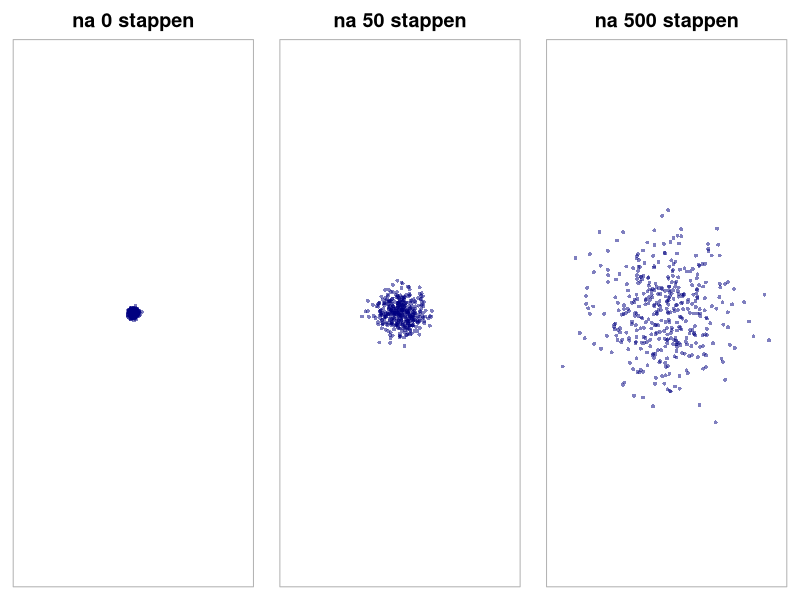
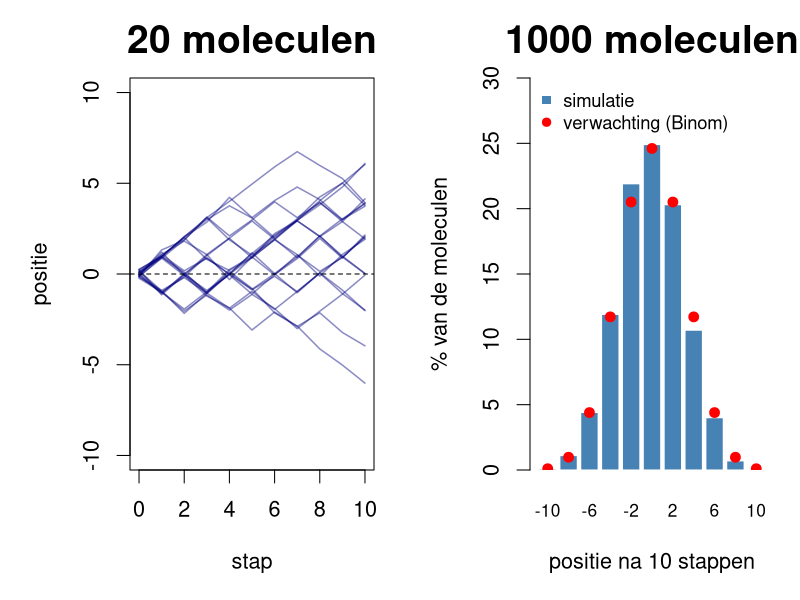
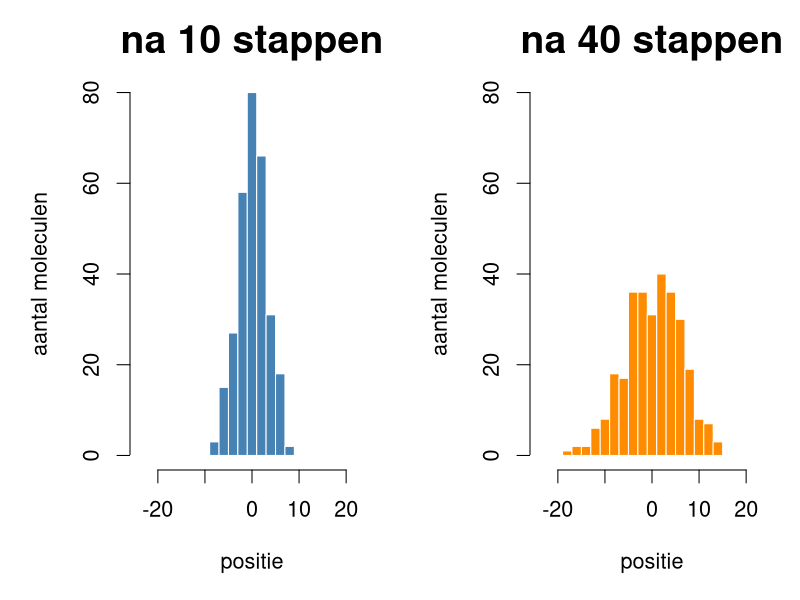
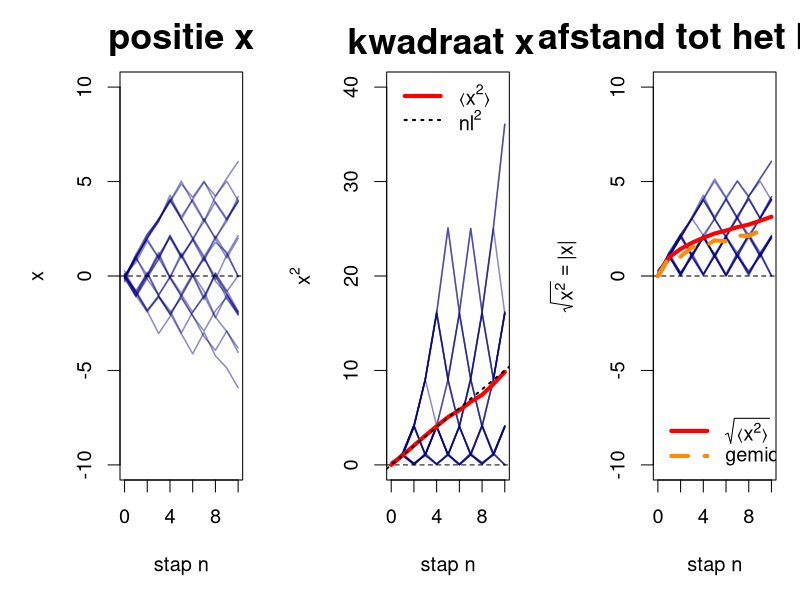
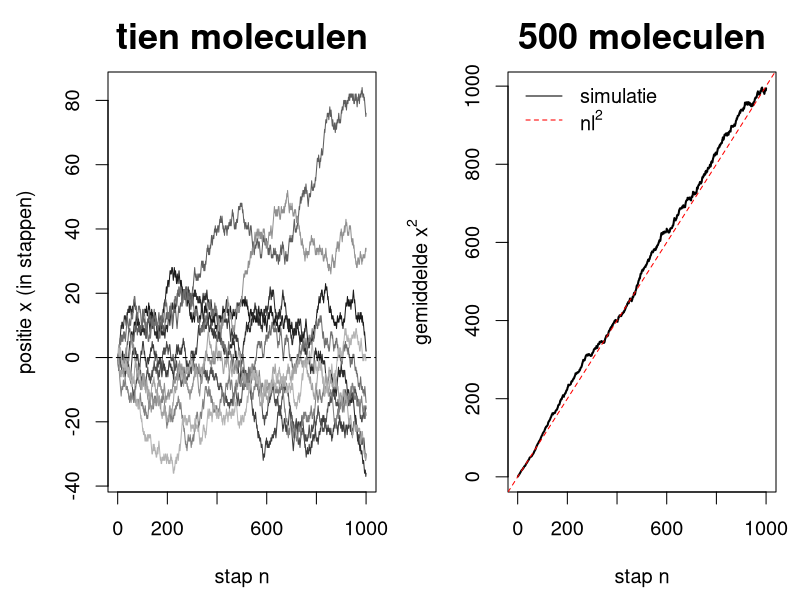
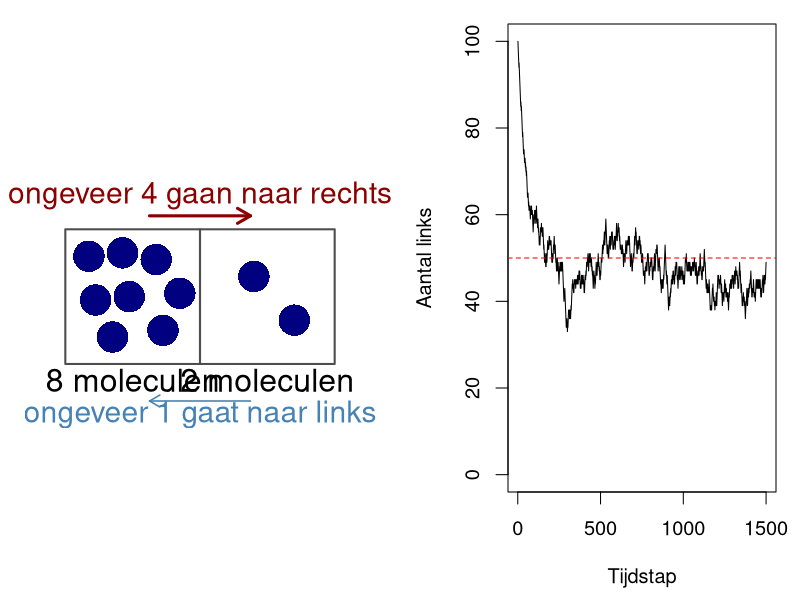
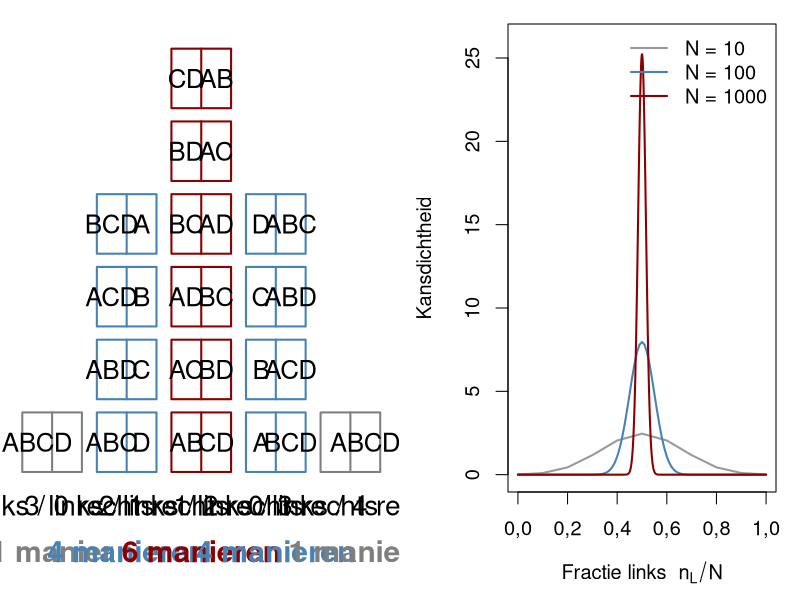
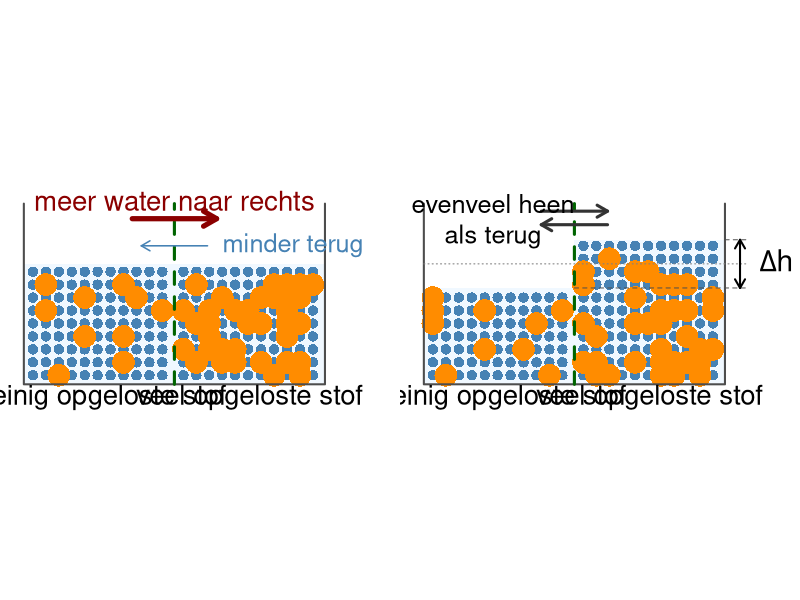

Write the R code that produced these figures, in order.
## ---- chunk 1
#| include: false
options(OutDec = ",")
kB <- 1.380649e-23; Temp <- 310; Eta <- 0.69e-3; R <- 8.314
Tijd <- function(L, D) L^2 / (2 * D)
Opmaak <- function(s) ifelse(s < 60, paste(signif(s, 2), "s"),
                      ifelse(s < 3600, paste(signif(s / 60, 2), "min"),
                      ifelse(s < 86400, paste(signif(s / 3600, 2), "uur"),
                      ifelse(s < 3.15e7, paste(signif(s / 86400, 2), "dagen"),
                                         paste(signif(s / 3.15e7, 2), "jaar")))))
Stoffen <- data.frame(Molecuul = c("zuurstof", "glucose", "eiwit (~50 kDa)"),
                      Straal = c(0.17e-9, 0.38e-9, 2.5e-9))
Stoffen$D <- kB * Temp / (6 * pi * Eta * Stoffen$Straal)

TekenOsmose <- function(HoogteL, HoogteR, OpgelostL, OpgelostR, Seed = 5, Tekst = 1) {
  set.seed(Seed)
  par(mar = c(0, 0, 0, 0))
  plot(NA, xlim = c(-0.3, 12), ylim = c(-1, 6.6), asp = 1, axes = FALSE, xlab = "", ylab = "")
  Kant <- function(x0, Hoogte, nOpgelost) {
    rect(x0, 0, x0 + 5, Hoogte, col = "aliceblue", border = NA)
    Rooster <- expand.grid(x = seq(x0 + 0.3, x0 + 4.7, by = 0.43),
                           y = seq(0.3, Hoogte - 0.15, by = 0.43))
    Opgelost <- sample(nrow(Rooster), nOpgelost)
    points(Rooster$x[-Opgelost], Rooster$y[-Opgelost], pch = 16, cex = Tekst, col = "steelblue")
    points(Rooster$x[Opgelost], Rooster$y[Opgelost], pch = 16, cex = 2.2 * Tekst, col = "darkorange")
  }
  Kant(0, HoogteL, OpgelostL)
  Kant(5, HoogteR, OpgelostR)
  lines(c(0, 0, 10, 10), c(6, 0, 0, 6), lwd = 2, col = "gray30")
  segments(5, 0, 5, 6, lty = 2, lwd = 3, col = "darkgreen")
  text(2.5, -0.45, "weinig opgeloste stof", cex = 1.2 * Tekst)
  text(7.5, -0.45, "veel opgeloste stof", cex = 1.2 * Tekst)
}
## ---- chunk 2
#| fig-width: 12
#| fig-height: 4.5
set.seed(3)
N <- 400
PosX <- rnorm(N, 0, 1.5); PosY <- rnorm(N, 0, 1.5)
Momenten <- c(0, 50, 500); t <- 0
par(mfrow = c(1, 3), mar = c(1, 1, 3, 1), cex.main = 1.8)
for (s in Momenten) {
  while (t < s) {
    PosX <- PosX + sample(c(-1, 1), N, replace = TRUE)
    PosY <- PosY + sample(c(-1, 1), N, replace = TRUE)
    t <- t + 1
  }
  plot(PosX, PosY, pch = 16, cex = 0.8, col = adjustcolor("navy", 0.5),
       xlim = c(-70, 70), ylim = c(-70, 70), asp = 1,
       axes = FALSE, xlab = "", ylab = "", main = paste("na", s, "stappen"))
  box(col = "gray70")
}
## ---- chunk 3
#| fig-width: 12
#| fig-height: 4.6
set.seed(243)
Moleculen <- 1000
Stappen <- matrix(sample(c(-1, 1), Moleculen * 10, replace = TRUE), ncol = 10)
Paden <- t(apply(Stappen, 1, cumsum))     # rij = molecuul, kolom = positie na stap 1 t/m 10
Eind <- Paden[, 10]

par(mfrow = c(1, 2), mar = c(5, 5, 3, 1), cex = 1.3)
Twintig <- t(cbind(0, Paden[1:20, ])) + rnorm(11 * 20, 0, 0.12)   # kleine verschuiving tegen overlap
matplot(0:10, Twintig, type = "l", lty = 1, lwd = 1.5, col = adjustcolor("navy", 0.45),
        ylim = c(-10, 10), xlab = "stap", ylab = "positie", main = "20 moleculen")
abline(h = 0, lty = 2)

Tel <- table(factor(Eind, levels = seq(-10, 10, 2)))
Balken <- barplot(100 * Tel / Moleculen, names.arg = seq(-10, 10, 2), cex.names = 0.8,
                  col = "steelblue", border = "white", ylim = c(0, 30),
                  xlab = "positie na 10 stappen", ylab = "% van de moleculen", main = "1000 moleculen")
points(Balken, 100 * dbinom(0:10, 10, 0.5), pch = 19, col = "red")
legend("topleft", c("simulatie", "verwachting (Binom)"), pch = c(15, 19),
       col = c("steelblue", "red"), bty = "n", cex = 0.85)
## ---- chunk 4
#| fig-width: 12
#| fig-height: 4.6
set.seed(7)
Moleculen <- 300
Na10 <- replicate(Moleculen, sum(sample(c(-1, 1), 10, replace = TRUE)))
Na40 <- replicate(Moleculen, sum(sample(c(-1, 1), 40, replace = TRUE)))
par(mfrow = c(1, 2), mar = c(5, 5, 3, 1), cex = 1.3)
Grenzen <- seq(-41, 41, 2)
hist(Na10, breaks = Grenzen, xlim = c(-24, 24), ylim = c(0, 80), col = "steelblue",
     border = "white", main = "na 10 stappen", xlab = "positie", ylab = "aantal moleculen")
hist(Na40, breaks = Grenzen, xlim = c(-24, 24), ylim = c(0, 80), col = "darkorange",
     border = "white", main = "na 40 stappen", xlab = "positie", ylab = "aantal moleculen")
## ---- chunk 5
#| fig-width: 13
#| fig-height: 5.5
set.seed(10)
Moleculen <- 1000
Stappen <- matrix(sample(c(-1, 1), Moleculen * 10, replace = TRUE), ncol = 10)
Paden <- cbind(0, t(apply(Stappen, 1, cumsum)))   # kolom 1 = start, kolom 11 = na 10 stappen
Ruis <- matrix(rnorm(20 * 11, 0, 0.12), nrow = 11)  # kleine verschuiving tegen overlap
Kleur <- adjustcolor("navy", 0.45)

par(mfrow = c(1, 3), mar = c(5, 5, 3, 1), cex = 1.2)

# 1. positie x
matplot(0:10, t(Paden[1:20, ]) + Ruis, type = "l", lty = 1, lwd = 1.5, col = Kleur,
        ylim = c(-10, 10), xlab = "stap n", ylab = "x", main = "positie x")
abline(h = 0, lty = 2)

# 2. kwadraat x^2
matplot(0:10, t(Paden[1:20, ]^2) + abs(Ruis), type = "l", lty = 1, lwd = 1.5, col = Kleur,
        ylim = c(0, 40), xlab = "stap n", ylab = expression(x^2),
        main = expression(bold("kwadraat " * x^2)))
abline(h = 0, lty = 2)
lines(0:10, colMeans(Paden^2), lwd = 4, col = "red")
abline(0, 1, lwd = 2, lty = 3, col = "black")
legend("topleft", c(expression(symbol("\341") * x^2 * symbol("\361")), expression(n * l^2)),
       lwd = c(4, 2), lty = c(1, 3), col = c("red", "black"), bty = "n")

# 3. wortel van het kwadraat: |x|
matplot(0:10, abs(t(Paden[1:20, ])) + abs(Ruis), type = "l", lty = 1, lwd = 1.5, col = Kleur,
        ylim = c(-10, 10), xlab = "stap n", ylab = expression(sqrt(x^2) == "|x|"),
        main = "afstand tot het begin")
abline(h = 0, lty = 2)
lines(0:10, sqrt(colMeans(Paden^2)), lwd = 4, col = "red")
lines(0:10, colMeans(abs(Paden)), lwd = 4, lty = 2, col = "darkorange")
legend("bottomleft", c(expression(sqrt(symbol("\341") * x^2 * symbol("\361"))), "gemiddelde |x|"),
       lwd = 4, lty = c(1, 2), col = c("red", "darkorange"), bty = "n")

Komma <- function(v) gsub(",", "{,}", format(round(v, 2)))   # komma netjes in LaTeX
## ---- chunk 6
s1 <- c(1, 1, -1, -1)          # eerste stap, in eenheden van l
s2 <- c(1, -1, 1, -1)          # tweede stap
Pad <- c("rechts, rechts", "rechts, links", "links, rechts", "links, links")

# Schrijf een getal als veelvoud van l of l^2 (in LaTeX), met of zonder plusteken
Fmt <- function(v, eenheid, teken = FALSE) {
  getal <- ifelse(abs(v) == 1, "", abs(v))
  voor  <- ifelse(v < 0, "-", ifelse(teken, "+", ""))
  ifelse(v == 0, "$0$", paste0("$", voor, getal, eenheid, "$"))
}

Kwadraten <- s1^2 + s2^2
Kruisterm <- 2 * s1 * s2
X2        <- (s1 + s2)^2

Tabel <- data.frame(
  pad   = c(Pad, "**gemiddeld**"),
  s1    = c(Fmt(s1, "\\ell", TRUE), ""),
  s2    = c(Fmt(s2, "\\ell", TRUE), ""),
  kw    = Fmt(c(Kwadraten, mean(Kwadraten)), "\\ell^2"),
  kruis = Fmt(c(Kruisterm, mean(Kruisterm)), "\\ell^2", TRUE),
  x2    = Fmt(c(X2, mean(X2)), "\\ell^2")
)
knitr::kable(Tabel, align = "lccccc",
             col.names = c("pad", "$s_1$", "$s_2$", "$s_1^2 + s_2^2$", "$2\\,s_1 s_2$", "$x^2$"))
## ---- chunk 7
#| fig-width: 12
#| fig-height: 4.6
set.seed(42)
AantalWalkers <- 500; AantalStappen <- 1000
Stappen <- matrix(sample(c(-1, 1), AantalWalkers * AantalStappen, replace = TRUE),
                  nrow = AantalStappen)
Positie <- apply(Stappen, 2, cumsum)
par(mfrow = c(1, 2), mar = c(4.5, 4.5, 3, 1), cex = 1.2)
matplot(Positie[, 1:10], type = "l", lty = 1,
        col = gray(seq(0.1, 0.7, length.out = 10)),
        xlab = "stap n", ylab = "positie x (in stappen)", main = "tien moleculen")
abline(h = 0, lty = 2)
plot(rowMeans(Positie^2), type = "l", lwd = 2, xlab = "stap n",
     ylab = expression("gemiddelde " * x^2), main = "500 moleculen")
abline(0, 1, lty = 2, col = "red")
legend("topleft", c("simulatie", expression(n * l^2)), lty = c(1, 2),
       col = c("black", "red"), bty = "n")
## ---- chunk 8
knitr::kable(data.frame(
  Molecuul = Stoffen$Molecuul,
  `D (µm²/s)` = signif(Stoffen$D * 1e12, 2),
  `door een cel (10 µm)` = Opmaak(Tijd(10e-6, Stoffen$D)),
  `1 mm` = Opmaak(Tijd(1e-3, Stoffen$D)),
  `1 cm` = Opmaak(Tijd(1e-2, Stoffen$D)),
  `1 m` = Opmaak(Tijd(1, Stoffen$D)),
  check.names = FALSE), align = "lrcccc")
## ---- chunk 9
#| fig-width: 11
#| fig-height: 4.2
par(mar = c(0, 0, 0, 0))
plot(NA, xlim = c(-0.5, 10.5), ylim = c(-1.6, 5.4), asp = 1, axes = FALSE, xlab = "", ylab = "")
rect(1, 0, 5, 4, border = "gray30", lwd = 2); rect(5, 0, 9, 4, border = "gray30", lwd = 2)
LinksX <- c(1.7, 2.7, 3.7, 4.4, 1.9, 2.9, 3.9, 2.4); LinksY <- c(3.2, 3.3, 3.1, 2.1, 1.9, 2.0, 1.0, 0.8)
points(LinksX, LinksY, pch = 16, cex = 3.5, col = "navy")
points(c(6.6, 7.8), c(2.6, 1.3), pch = 16, cex = 3.5, col = "navy")
text(3, -0.5, "8 moleculen", cex = 1.6); text(7, -0.5, "2 moleculen", cex = 1.6)
arrows(3.5, 4.4, 6.5, 4.4, lwd = 3, length = 0.15, col = "darkred")
text(5, 5, "ongeveer 4 gaan naar rechts", cex = 1.5, col = "darkred")
arrows(6.5, -1.1, 3.5, -1.1, lwd = 1.5, length = 0.12, col = "steelblue")
text(5, -1.5, "ongeveer 1 gaat naar links", cex = 1.5, col = "steelblue")
## ---- chunk 10
#| fig-width: 7
#| fig-height: 5
set.seed(1)
N <- 100; AantalStappen <- 1500
Links <- numeric(AantalStappen); Links[1] <- N
for (t in 2:AantalStappen) {
  if (runif(1) < Links[t - 1] / N) Links[t] <- Links[t - 1] - 1
  else Links[t] <- Links[t - 1] + 1
}
par(mar = c(4.5, 4.5, 1, 1), cex = 1.2)
plot(Links, type = "l", ylim = c(0, N), xlab = "Tijdstap", ylab = "Aantal links")
abline(h = N / 2, lty = 2, col = "red")
## ---- chunk 11
#| fig-width: 12
#| fig-height: 5
Letters <- c("A", "B", "C", "D")
par(mar = c(0, 0, 0, 0))
plot(NA, xlim = c(-0.3, 14.6), ylim = c(-1.6, 6.8), axes = FALSE, xlab = "", ylab = "")
Kleuren <- c("gray50", "steelblue", "darkred", "steelblue", "gray50")
for (k in 4:0) {
  Groepen <- if (k == 0) list(character(0)) else combn(Letters, k, simplify = FALSE)
  x0 <- (4 - k) * 3
  for (j in seq_along(Groepen)) {
    y0 <- (j - 1) * 1.1
    rect(x0, y0, x0 + 2.4, y0 + 0.9, border = Kleuren[5 - k], lwd = 2)
    segments(x0 + 1.2, y0, x0 + 1.2, y0 + 0.9, col = Kleuren[5 - k], lwd = 2)
    text(x0 + 0.6, y0 + 0.45, paste(Groepen[[j]], collapse = ""), cex = 1.3)
    text(x0 + 1.8, y0 + 0.45, paste(setdiff(Letters, Groepen[[j]]), collapse = ""), cex = 1.3)
  }
  text(x0 + 1.2, -0.5, paste(k, "links /", 4 - k, "rechts"), cex = 1.4)
  text(x0 + 1.2, -1.2, paste(length(Groepen), ifelse(length(Groepen) == 1, "manier", "manieren")),
       cex = 1.5, font = 2, col = Kleuren[5 - k])
}
## ---- chunk 12
#| fig-width: 6.5
#| fig-height: 4.2
par(mar = c(4.5, 4.5, 1, 1), cex = 1.2)
plot(NA, xlim = c(0, 1), ylim = c(0, 26),
     xlab = expression("Fractie links  " * n[L] / N), ylab = "Kansdichtheid")
Kleuren <- c("gray60", "steelblue", "darkred")
for (i in 1:3) {
  N <- c(10, 100, 1000)[i]; nL <- 0:N
  lines(nL / N, N * dbinom(nL, N, 0.5), lwd = 2, col = Kleuren[i])
}
legend("topright", paste("N =", c(10, 100, 1000)), col = Kleuren, lwd = 2, bty = "n")
## ---- chunk 13
#| fig-width: 11
#| fig-height: 5.6
TekenOsmose(HoogteL = 4, HoogteR = 4, OpgelostL = 10, OpgelostR = 35, Tekst = 1.15)
arrows(3.6, 5.5, 6.4, 5.5, lwd = 5, length = 0.15, col = "darkred")
text(5, 6.1, "meer water naar rechts", cex = 1.2 * 1.15, col = "darkred")
arrows(6.1, 4.6, 3.9, 4.6, lwd = 1.5, length = 0.1, col = "steelblue")
text(6.2, 4.6, "minder terug", pos = 4, cex = 1.1 * 1.15, col = "steelblue")
## ---- chunk 14
#| fig-width: 11
#| fig-height: 5.2
TekenOsmose(HoogteL = 3.2, HoogteR = 4.8, OpgelostL = 10, OpgelostR = 35, Seed = 6, Tekst = 1.15)
arrows(3.9, 5.75, 6.1, 5.75, lwd = 3, length = 0.12, col = "gray20")
arrows(6.1, 5.3, 3.9, 5.3, lwd = 3, length = 0.12, col = "gray20")
text(2.3, 5.5, "evenveel heen\nals terug", cex = 1.1 * 1.15)
segments(0, 4, 10.7, 4, lty = 3, col = "gray50")
segments(5, 3.2, 10.7, 3.2, lty = 2, col = "gray30")
segments(10, 4.8, 10.7, 4.8, lty = 2, col = "gray30")
arrows(10.5, 3.2, 10.5, 4.8, code = 3, lwd = 2, length = 0.1)
text(10.75, 4, expression(Delta * h), pos = 4, cex = 1.3 * 1.15)
## ---- chunk 15
Druk  <- function(mOsm) mOsm * R * Temp
Kolom <- function(P) P / (1000 * 9.81)
knitr::kable(data.frame(
  Situatie = c("cytoplasma (300 mOsm) tegen zuiver water", "verschil van 1 mOsm"),
  `Osmotische druk` = c(paste(round(Druk(300) / 1e6, 2), "MPa"), paste(round(Druk(1) / 1e3, 1), "kPa")),
  `Even hoog als een waterkolom van` = c(paste(round(Kolom(Druk(300))), "m"),
                                         paste(round(100 * Kolom(Druk(1))), "cm")),
  check.names = FALSE), align = "lcc")
